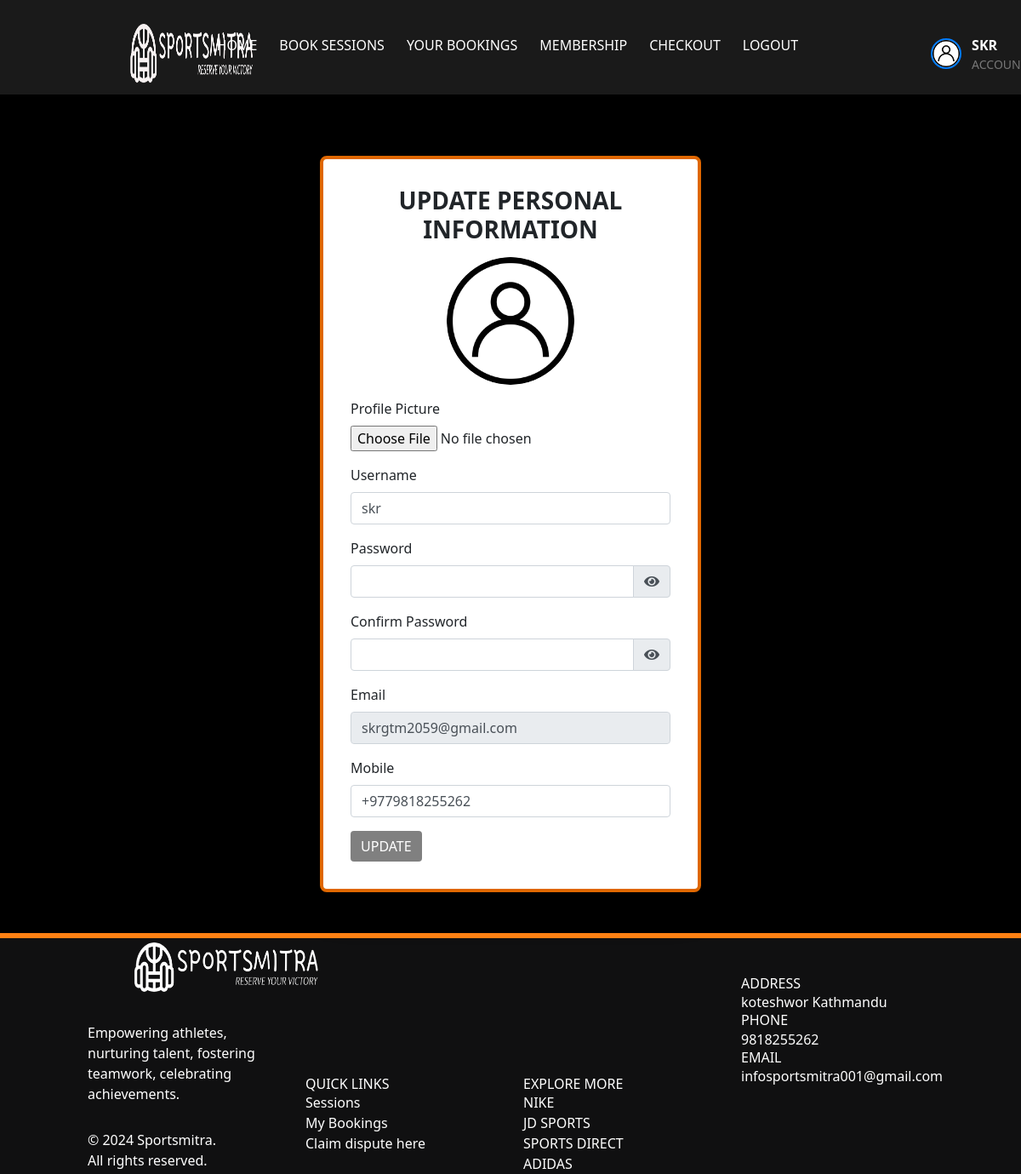
/update_user (signed in), run on an earlier commit of the app's database.
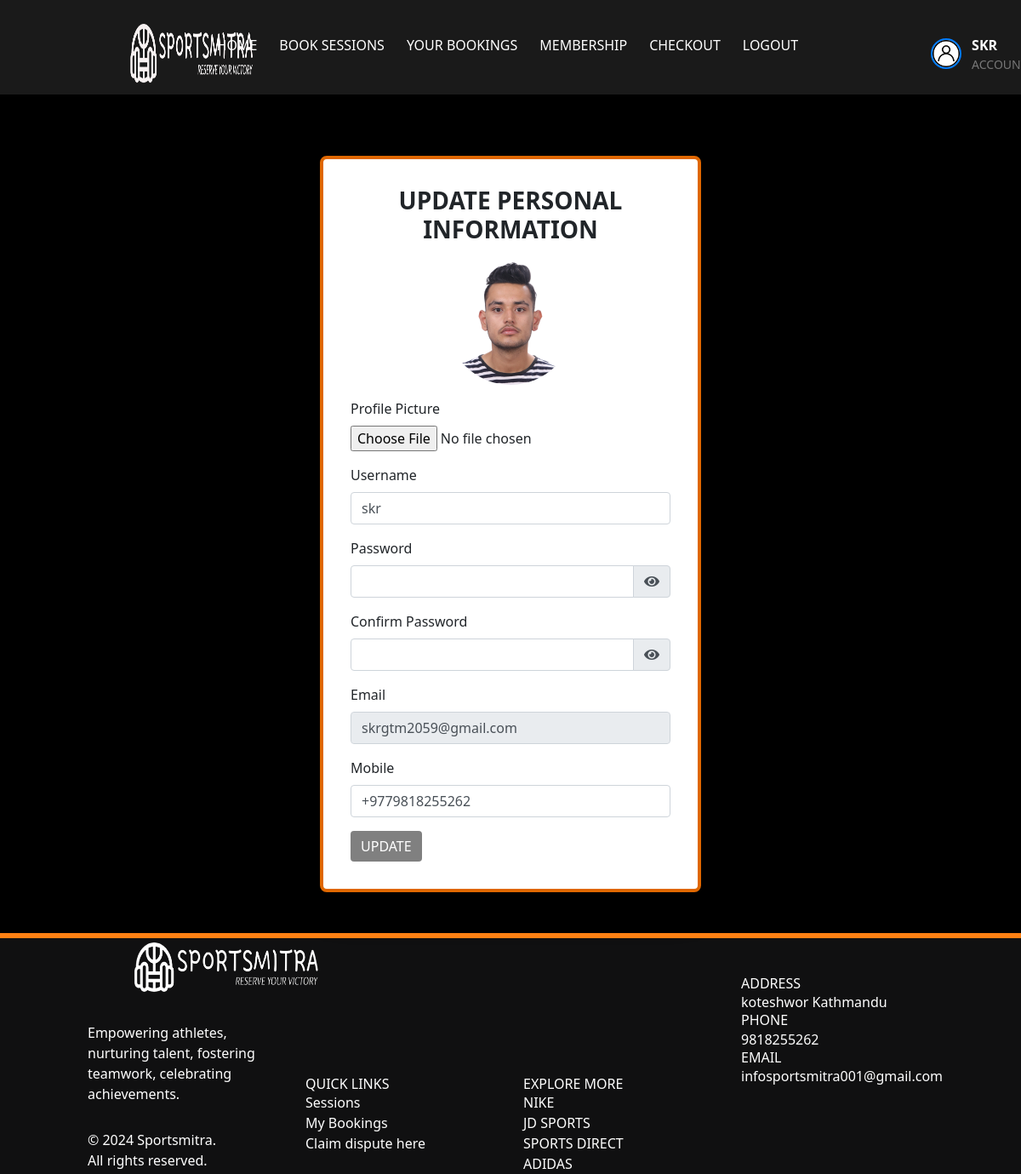
And on a later commit of the database.
### app/models.py (models this page shows, shortened)
class UserAccount(UserMixin, db.Model):
    __tablename__ = 'UserAccount'
    id = db.Column(db.Integer, primary_key=True)
    User = db.Column(db.String(500), index=True)
    Email = db.Column(db.String(500), index=True, unique=True)
    Password = db.Column(db.String(500), index=True)
    Mobile = db.Column(db.String(120), index=True)
    verification_token = db.Column(db.String(1120), unique=True)
    verified = db.Column(db.Boolean, default=False)
    start_date = db.Column(db.Date, nullable=True)
    end_date = db.Column(db.Date, nullable=True)
    Member = db.Column(db.Boolean, default=False)
    member_type = db.Column(db.String(50))
    profile_picture = db.Column(
        db.String(255), nullable=True, default='../static/images/acc.jpg')
    roles = db.relationship("Role", secondary=user_role,
                            backref=db.backref("users", lazy="dynamic"))

### app/views.py (the view)
@app.route('/update_user', methods=['GET', 'POST'])
@login_required
def update_user():
    form = UpdateUserForm()
    if form.validate_on_submit():
        current_user.User = form.User.data
        current_user.set_password(form.password.data)
        current_user.Mobile = form.mobile.data
        if 'profile_picture' in request.files:
            file = request.files['profile_picture']
            if file.filename != '':
                filename = secure_filename(file.filename)
                file_path = os.path.join(app.config['UPLOAD_FOLDER'], filename)
                file.save(file_path)
                current_user.profile_picture = os.path.join(
                    'profile', filename)
        db.session.commit()
        flash('Your personal information has been updated', 'success')
        return redirect(url_for('update_user'))
    elif request.method == 'GET':
        form.User.data = current_user.User
        form.email.data = current_user.Email
        form.mobile.data = current_user.Mobile
    form.email.render_kw = {'readonly': True}
    return render_template('update_user.html', title='Update Personal Information', form=form, User=current_user)

### app/forms.py
class UpdateUserForm(FlaskForm):
    User = StringField('Username', validators=[
                       DataRequired(), Length(min=2, max=20)])
    password = PasswordField('Password', validators=[
                             DataRequired(), Length(min=6)])
    confirm_password = PasswordField('Confirm Password', validators=[
                                     DataRequired(), EqualTo('password')])
    email = StringField('Email', validators=[DataRequired(), Email()])
    mobile = StringField('Mobile', validators=[
                         DataRequired(), Length(min=10, max=15)])
    profile_picture = FileField('Profile Picture', validators=[
                                FileAllowed(['jpg', 'png', 'jpeg'])])
    submit = SubmitField('Update')

### app/views.py (called while the page is built)
@login_manager.user_loader
def load_user(id):
    return UserAccount.query.get(int(id))

### app/templates/update_user.html (shortened to what the changed rows need)
<!DOCTYPE html>
<html lang="en">
  <head>
    <link href="../static/css/animate.css" rel="stylesheet" />
    <link
      rel="stylesheet"
      href="../static/css/bootstrap.min.css"
      type="text/css"
    />
    <link rel="stylesheet" type="text/css" href="../static/css/style.css" />
    <link
      rel="stylesheet"
      href="https://cdn.jsdelivr.net/npm/tailwindcss@latest/dist/tailwind.min.css"
    />
    <link
      rel="stylesheet"
      href="https://cdnjs.cloudflare.com/ajax/libs/font-awesome/5.15.4/css/all.min.css"
    />
  </head>
  <body>
    <nav class="navbar navbar-expand-md navbar-dark">
      <div class="container" style="padding-top: 15px">
        <div class="collapse navbar-collapse" id="collapsibleNavbar">
          <ul class="navbar-nav ml-auto">
            <li class="nav-item">
              <a
                class="nav-link"
                href="/update_user"
                style="
                  display: flex;
                  align-items: center;
                  margin-left: 130px;
                  text-decoration: none;
                  color: #333;
                "
              >
                <div>
                  <span
                    style="font-weight: bold; font-size: 16px; display: block"
                    >{{User.User}}</span
                  >
                  <span style="font-size: 14px; display: block; color: #777"
                    >Account</span
                  >
                </div>
              </a>
            </li>
          </ul>
        </div>
      </div>
    </nav>
    <br />
    <br />
    <br />
    <div class="w-full flex items-center justify-center px-4">
      <div class="max-w-md w-full">
        <div
          class="bg-white p-8 rounded-lg shadow-lg"
          style="border: 4px solid #df6700"
        >
          <b
            ><h1 class="h3 mb-3" style="text-align: center; font-weight: bold">
              UPDATE PERSONAL INFORMATION
            </h1></b
          >
          <div class="text-center mb-3">
            <div
              class="profile-picture"
              style="display: flex; justify-content: center"
            >
              {% if current_user.profile_picture %}
              <img
                id="profileImage"
                src="/static/{{ current_user.profile_picture }}"
                alt="Profile Picture"
                style="
                  border-radius: 50%;
                  object-fit: cover;
                  width: 150px;
                  height: 150px;
                "
              />
              {% endif %}
            </div>
          </div>
          <form
            id="myForm"
            action=""
            method="POST"
            enctype="multipart/form-data"
          >
            <div class="form-group" id="id_photo">
              {{ form.profile_picture.label }} {{
              form.profile_picture(class="form-control-file") }}
            </div>
            <div class="form-group">
              {{ form.User.label }} {{ form.User(class="form-control") }}
            </div>
            <br />
          </form>
        </div>
      </div>
    </div>
    <br />
    <br />
  </body>
</html>

What changed in the data, as far as the page shows it:
changed UserAccount "SKR": profile_picture: picture removed
